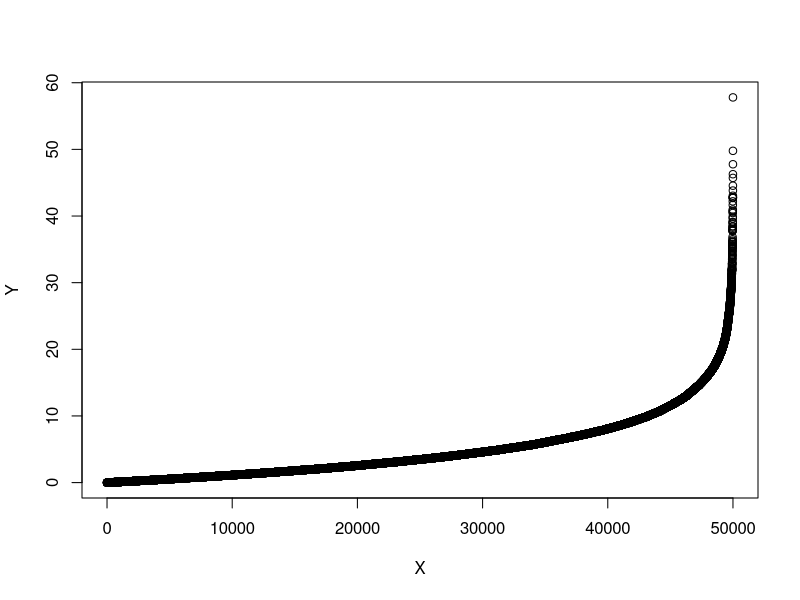
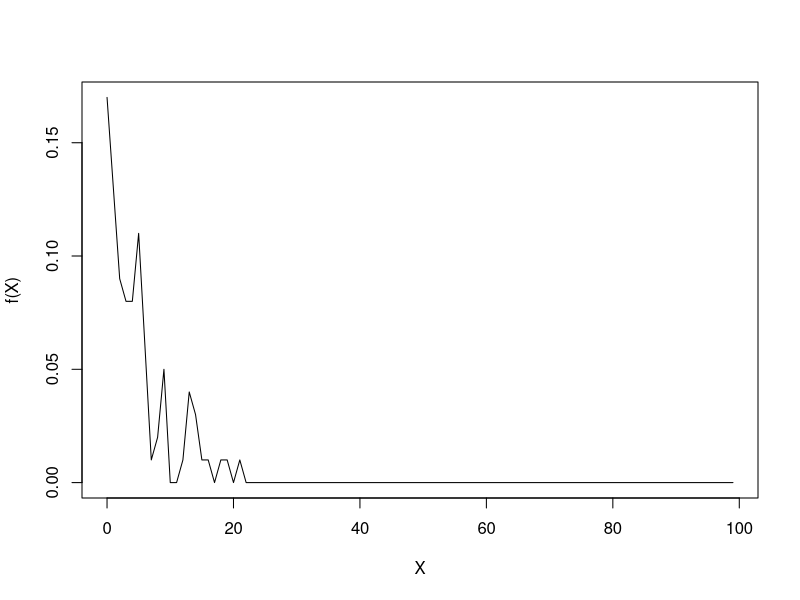
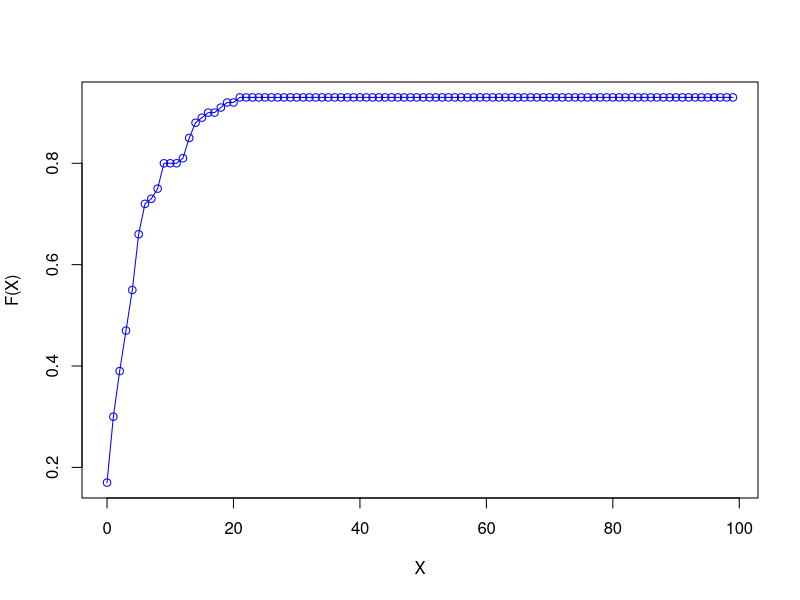
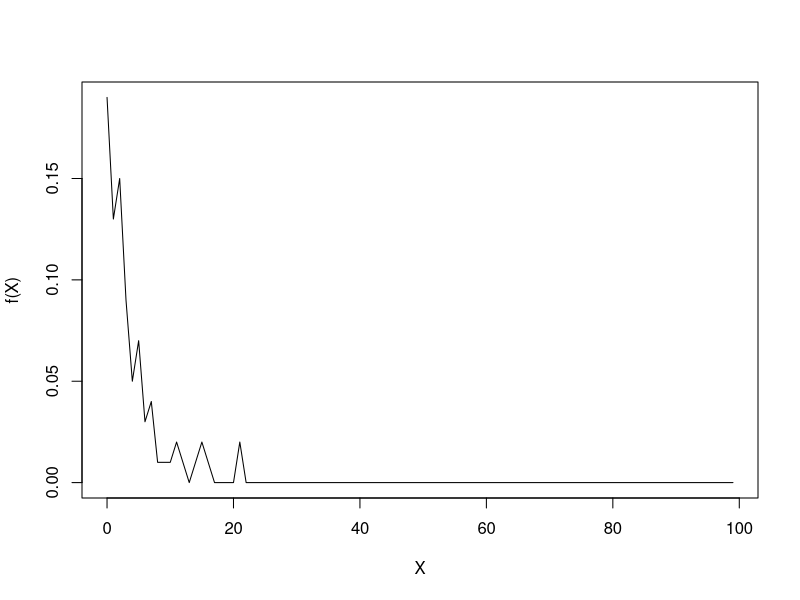
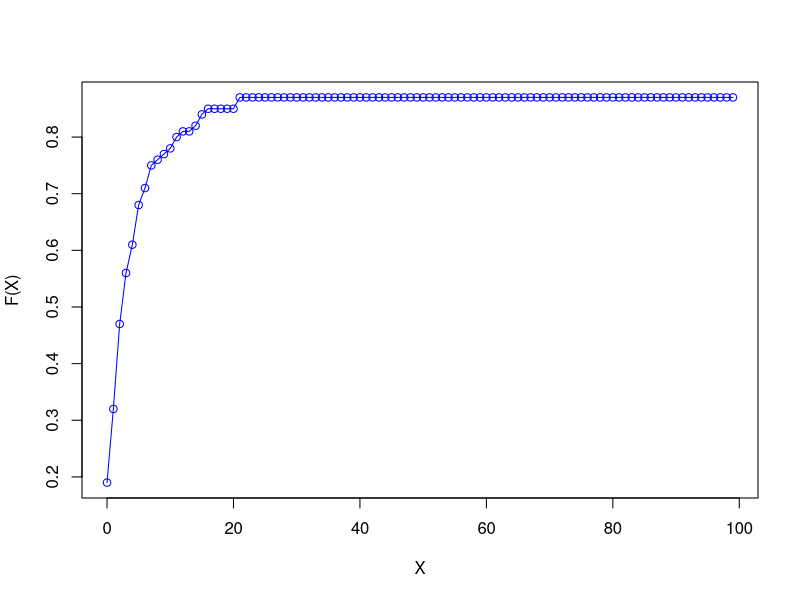
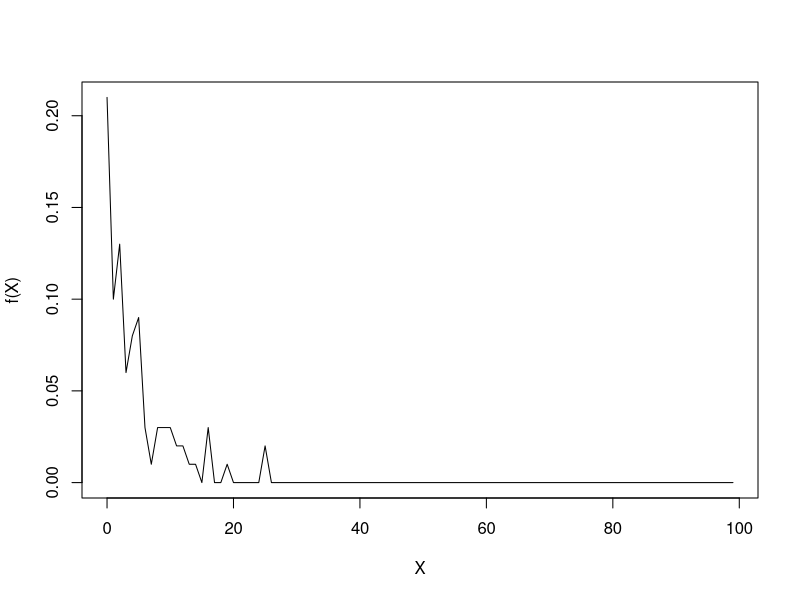
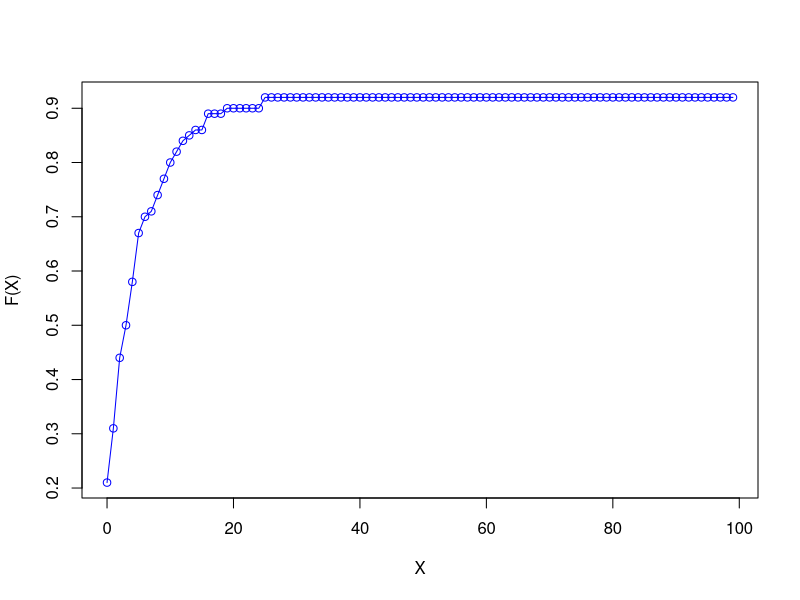
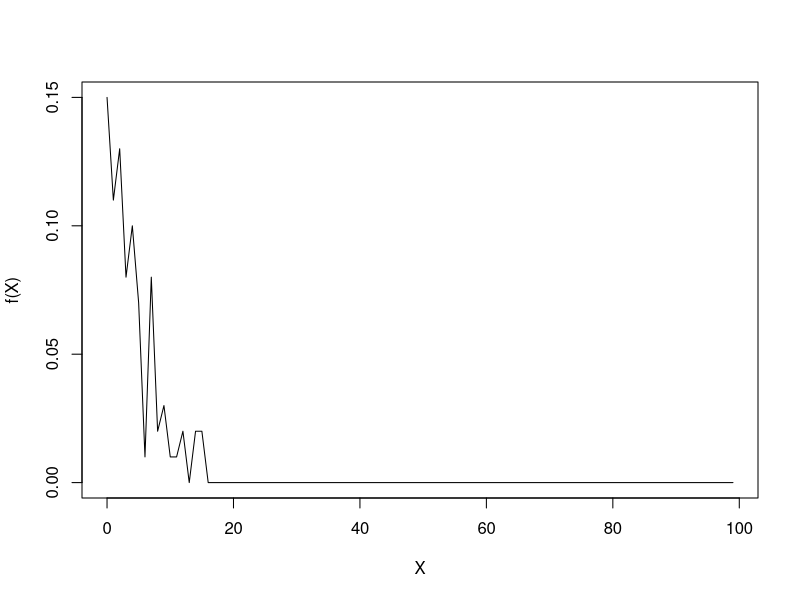

These figures' R source, in order:
num_samples <- 50000
data <- rexp(num_samples, 0.2)
x <- data.frame(X = seq(1, num_samples , 1), Y = sort(data))
plot(x)

xm <- matrix( data, nrow=500 )

for(j in 1:5){
	pdata <- rep(0, 100);

	for(i in 1:100){
	    val=round(xm[[j,i]], 0);
	    if(val <= 100){
	       pdata[val] = pdata[val] + 1/ 100; 
	    }
	}

	xcols <- c(0:99)
	plot(xcols, pdata, "l", xlab="X", ylab="f(X)")

	cdata <- rep(0, 100)

	cdata[1] <- pdata[1]

	for(i in 2:100){	
    	cdata[i] = cdata[i-1] + pdata[i]
	}

	plot(xcols, cdata, "o", col="blue", xlab="X", ylab="F(X)");
	print (mean(xm[j,]))
	print (sd(xm[j,]))
}

m<-rep(0,500)
for(i in 1:500)
{
	m[i]<-mean(xm[i,])
}

tab <- table(round(m,1))
plot(tab, "h", xlab="Value", ylab="Frequency")

pdata <- rep(0, 100);

for(i in 1:500){
    val=round(m[i], 1);
    if(val*10 <= 100){
       pdata[val*10] = pdata[val*10] + 1/ 500; 
    }
}

xcols <- seq(0,9.9,0.1)

plot(xcols, pdata, "l", main="P.D.F of means",xlab="X", ylab="f(X)")

cdata[1] <- pdata[1]

	for(i in 2:100){	
    	cdata[i] = cdata[i-1] + pdata[i]
	}
plot(xcols, cdata, "o",main="C.D.F of means", col="blue", xlab="X", ylab="F(X)");

print(mean(m))
print(sd(m))

